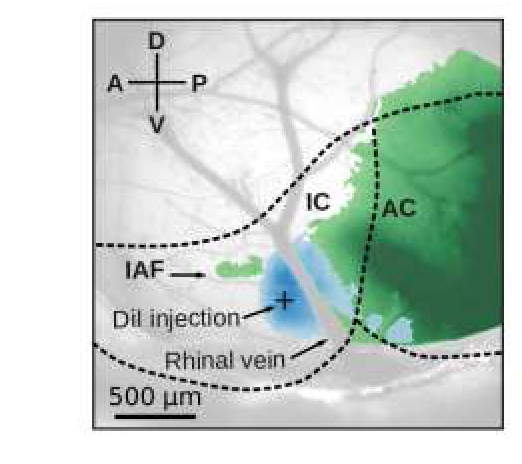
#> input picture backend/extracted_assets/page12_15_image_522x464.png, 522 x 464 px; its folder holds only this picture in this run
$ python debug_classify.py
#> lines starting #> are read from the running program, lines starting #| are printed output that depends on the picture; after the words box and inside, x2 and y2 are one past the last pixel; in counts of white or black regions, pixels touching at a corner belong together
### backend/app/extractor.py
# PDF Extractor - extraction logic for metadata, content, methods, and visual assets

import base64
import re
from datetime import datetime

import cv2
import fitz  # PyMuPDF
import numpy as np


# [856 lines left out: functions extract_metadata, _extract_title, _extract_authors, _parse_author_string, _extract_authors_from_text, _looks_like_author_line and 11 more, not called in this run]


# Cache the model globally so it's only loaded once
_doclayout_model = None


# [18 lines left out: function _get_doclayout_model, not called in this run]


def _split_into_subpanels(figure_img: np.ndarray) -> list[np.ndarray]:
    """Fallback: return figure as-is (splitting is now done via _split_by_labels)."""
    return [figure_img]


# [290 lines left out: functions _find_panel_labels_from_pdf, _split_by_labels, _split_by_whitespace_projection, _count_graph_regions, _cluster_positions, _merge_small_fragments and 1 more, not called in this run]


def _detect_number_labels(gray: np.ndarray, h: int, w: int) -> bool:
    """Detect if a panel has numeric axis labels/scales using OCR.

    Runs OCR on the bottom and left edge strips to find actual numbers.
    Numbers must be at least 2 digits found in the axis region.

    Returns True if numeric labels are detected.
    """
    import pytesseract

    config = '--psm 6 -c tessedit_char_whitelist=0123456789.,-'

    # Check bottom strip (x-axis labels) ??? bottom 18%
    bottom_strip = gray[int(h * 0.82):, :]
    if bottom_strip.size > 0 and bottom_strip.shape[0] > 10:
        try:
            _, bw = cv2.threshold(bottom_strip, 180, 255, cv2.THRESH_BINARY)
            text = pytesseract.image_to_string(bw, config=config).strip()
            digits = sum(1 for c in text if c.isdigit())
            if digits >= 2:
                return True
        except Exception:
            pass

    # Check left strip (y-axis labels) ??? left 18%
    left_strip = gray[:, :int(w * 0.18)]
    if left_strip.size > 0 and left_strip.shape[1] > 10:
        try:
            _, bw = cv2.threshold(left_strip, 180, 255, cv2.THRESH_BINARY)
            text = pytesseract.image_to_string(bw, config=config).strip()
            digits = sum(1 for c in text if c.isdigit())
            if digits >= 2:
                return True
        except Exception:
            pass

    return False


# [465 lines left out: functions _detect_axis_lines, _has_substantial_plot_area, _recursive_split, _recursive_split_relaxed, _cluster_rects, _merge_overlapping_rects and 1 more, not called in this run]

### backend/debug_classify.py
"""Debug the classification of extracted panels."""
import os, sys, cv2, numpy as np
sys.path.insert(0, os.path.dirname(os.path.abspath(__file__)))
from app.extractor import _detect_number_labels, _detect_axis_lines, _has_substantial_plot_area

ASSETS_DIR = os.path.join(os.path.dirname(os.path.abspath(__file__)), "extracted_assets")

files = sorted(os.listdir(ASSETS_DIR))[:10]  # Check first 10
for fname in files:
    path = os.path.join(ASSETS_DIR, fname)
    img = cv2.imread(path)
#> img is the input picture: shape (464, 522, 3); mean B, G, R 201.1, 208.5, 195.5
    if img is None:
        continue
    gray = cv2.cvtColor(img, cv2.COLOR_BGR2GRAY)
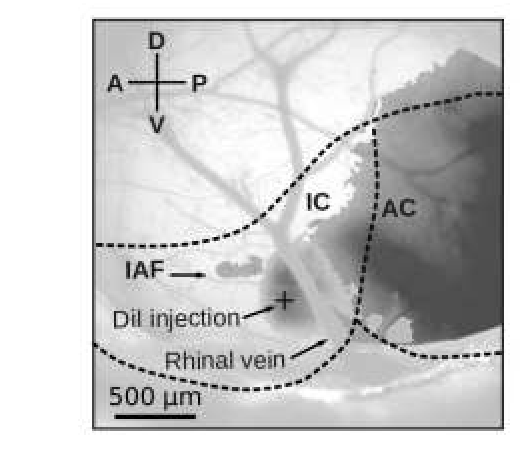
#> gray: shape (464, 522); min 0, max 255, mean 203.8
    h, w = gray.shape
#> h = 464; w = 522

    has_numbers = _detect_number_labels(gray, h, w)
#> in _detect_number_labels, `bottom_strip = gray[int(h * 0.82):, :]`:
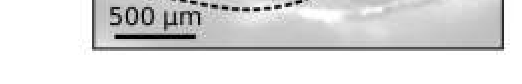
#> bottom_strip: shape (84, 522); min 0, max 255, mean 221.9
#> in _detect_number_labels, `_, bw = cv2.threshold(bottom_strip, 180, 255, cv2.THRESH_BINARY)`:
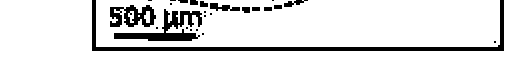
#> bw: shape (84, 522); 90.5% white; 25 black regions (13 under 20 px), largest, box (x1, y1, x2, y2) and area: (92, 0, 504, 51) 2028, (114, 9, 202, 41) 1028, (110, 5, 156, 27) 596
#> (the run stopped early here; a loop or call above may not have finished)

$ run again, on backend/extracted_assets/page12_20_image_335x567.png
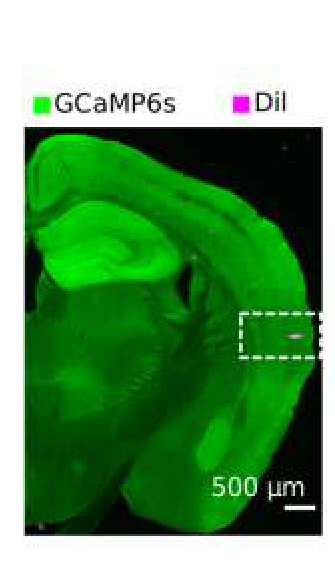
#> input picture backend/extracted_assets/page12_20_image_335x567.png, 335 x 567 px
#> img is the input picture: shape (567, 335, 3); mean B, G, R 93.2, 151.2, 93.1
#> `gray = cv2.cvtColor(img, cv2.COLOR_BGR2GRAY)`:
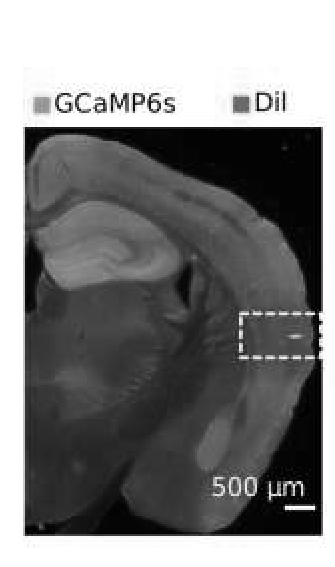
#> gray: shape (567, 335); min 0, max 255, mean 127.2
#> in _detect_number_labels, `_, bw = cv2.threshold(bottom_strip, 180, 255, cv2.THRESH_BINARY)`:
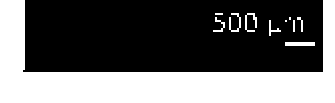
#> bw: shape (103, 335); 39.3% white; 11 white regions (3 under 20 px), largest, box (x1, y1, x2, y2) and area: (0, 0, 335, 103) 13045, (285, 42, 315, 46) 120, (245, 13, 257, 32) 94

$ run again, on backend/extracted_assets/page12_21_image_1720x386.png
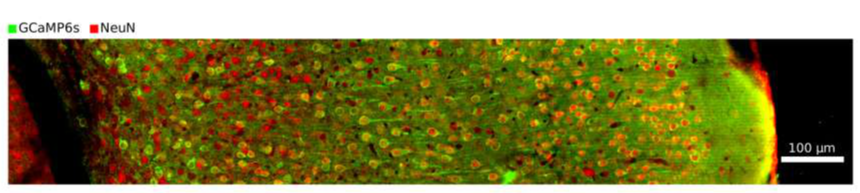
#> input picture backend/extracted_assets/page12_21_image_1720x386.png, 1720 x 386 px (shown at 1/2 size)
#> img is the input picture: shape (386, 1720, 3); mean B, G, R 69.5, 125.8, 130.2
#> `gray = cv2.cvtColor(img, cv2.COLOR_BGR2GRAY)`:
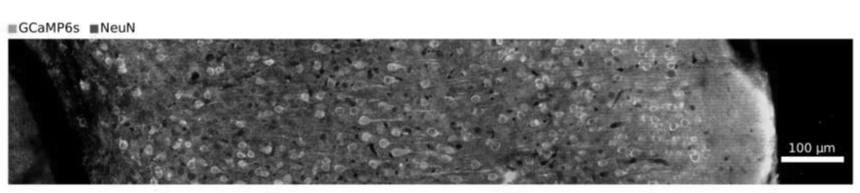
#> gray: shape (386, 1720) (shown at 1/2 size); min 0, max 255, mean 120.7
#> in _detect_number_labels, `_, bw = cv2.threshold(bottom_strip, 180, 255, cv2.THRESH_BINARY)`:
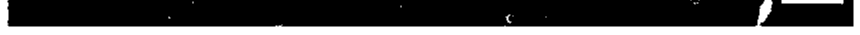
#> bw: shape (70, 1720) (shown at 1/2 size); 27.2% white; 12 white regions (9 under 20 px), largest, box (x1, y1, x2, y2) and area: (0, 0, 1720, 70) 31720, (1563, 0, 1687, 9) 872, (1011, 29, 1023, 47) 80
